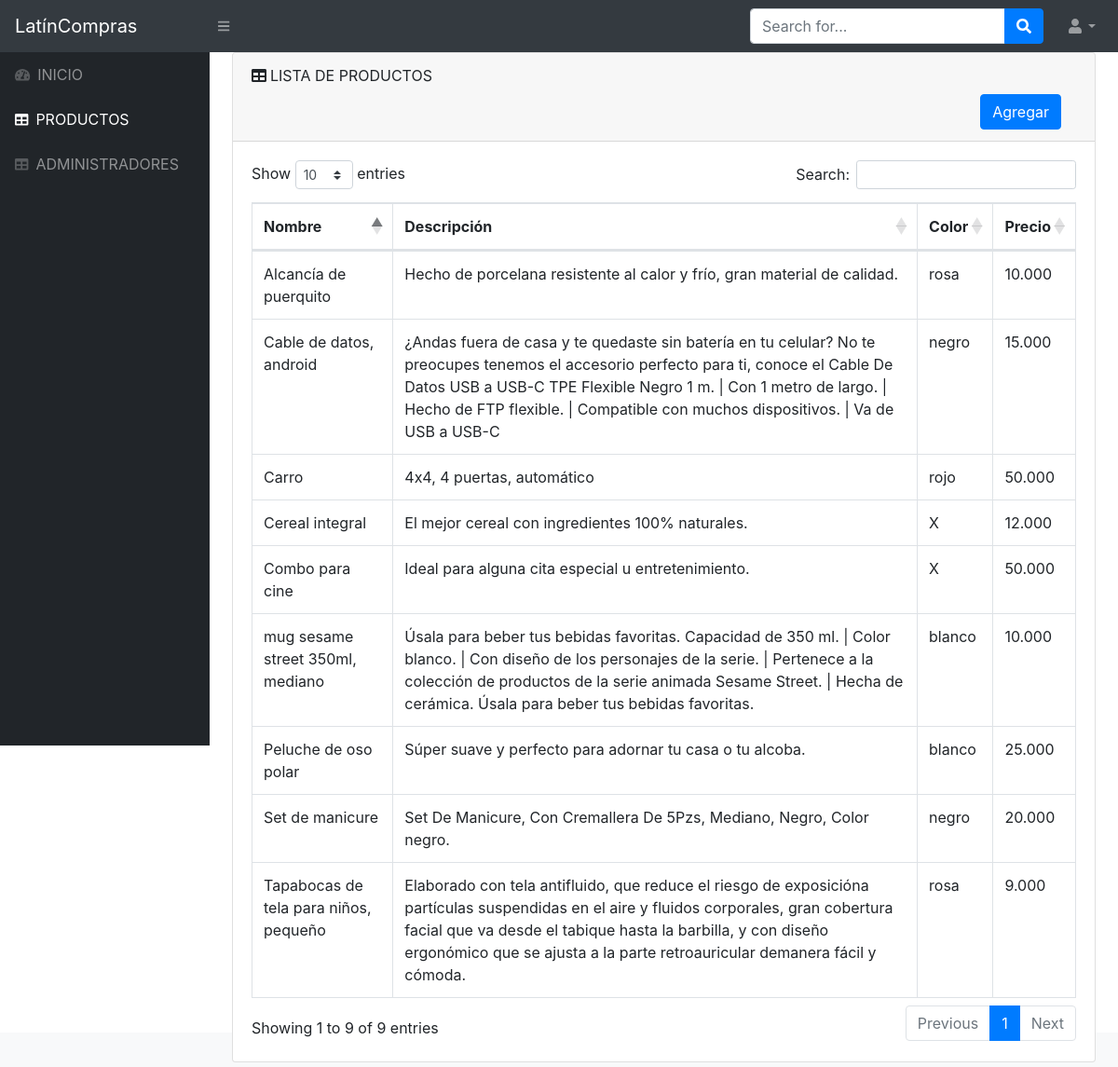
The page /productos.php on the database its author committed.
### tables this page shows
CREATE TABLE `productos` (
  `productos_ID` int(3) NOT NULL,
  `nom_pro` varchar(100) NOT NULL,
  `des_pro` varchar(300) NOT NULL,
  `color_pro` varchar(15) NOT NULL,
  `precio_pro` varchar(6) NOT NULL
);

### productos.php (the view, shortened to what this page needs)
<?php
	$conexion=mysqli_connect('localhost','root','','sistema');
?>
<!DOCTYPE html>
<html lang="es">
    <head>
		<link href="css/styles.css" rel="stylesheet" />
		<link href="https://cdn.datatables.net/1.10.20/css/dataTables.bootstrap4.min.css" rel="stylesheet" />
	</head>
	<body class="sb-nav-fixed">
		<nav class="sb-topnav navbar navbar-expand navbar-dark bg-dark">
			<a class="navbar-brand" href="principal.php">LatínCompras</a><button class="btn btn-link btn-sm order-1 order-lg-0" id="sidebarToggle" href="#"><i class="fas fa-bars"></i></button
			>
			<form class="d-none d-md-inline-block form-inline ml-auto mr-0 mr-md-3 my-2 my-md-0">
				<div class="input-group">
					<input class="form-control" type="text" placeholder="Search for..." aria-label="Search" aria-describedby="basic-addon2" />
					<div class="input-group-append">
						<button class="btn btn-primary" type="button"><i class="fas fa-search"></i></button>
					</div>
				</div>
			</form>
			<ul class="navbar-nav ml-auto ml-md-0">
				<li class="nav-item dropdown">
					<a class="nav-link dropdown-toggle" id="userDropdown" href="#" role="button" data-toggle="dropdown" aria-haspopup="true" aria-expanded="false"><i class="fas fa-user fa-fw"></i></a>
				</li>
			</ul>
		</nav>
		<div id="layoutSidenav">
			<div id="layoutSidenav_nav">
				<nav class="sb-sidenav accordion sb-sidenav-dark" id="sidenavAccordion">
					<div class="sb-sidenav-menu">
						<div class="nav">
							<a class="nav-link" href="principal.php"
							><div class="sb-nav-link-icon"><i class="fas fa-tachometer-alt"></i></div>
								INICIO</a>
									<a class="nav-link" href="productos.php">
										<div class="sb-nav-link-icon"><i class="fas fa-table"></i></div>
										PRODUCTOS</a>
										<a class="nav-link" href="tabla.php">
											<div class="sb-nav-link-icon"><i class="fas fa-table"></i></div>
										ADMINISTRADORES</a>
						</div>
					</div>
				</nav>
			</div>
			<div id="layoutSidenav_content">
				<main>
					<div class="container-fluid">
						<div class="card mb-4">
							<div class="card-header"><i class="fas fa-table mr-1"></i>LISTA DE PRODUCTOS
								<a class="nav-link" href="agregar.php">
								<button  type="button" class="btn btn-primary float-right" data-toggle="modal" data-target="#ventana_modal"
								 >Agregar</button></a>
							</div>
							<div class="card-body">
								<div class="table-responsive">
									<table class="table table-bordered" id="dataTable" width="100%" cellspacing="0">
										<thead>
											<tr>
												<th>Nombre</th>
												<th>Descripción</th>
												<th>Color</th>
												<th>Precio</th>
											</tr>
										</thead>
										<tbody>
											<?php
		                                    $sql="SELECT * from productos";
		                                    $result=mysqli_query($conexion,$sql);
		                                    while($row=mysqli_fetch_array($result)){
		                                    ?>
												<tr>
													<td><?php echo $row['nom_pro']; ?></td>
													<td><?php echo $row['des_pro']; ?></td>
													<td><?php echo $row['color_pro']; ?></td>
													<td><?php echo $row['precio_pro']; ?></td>
												</tr>
											<?php } ?>
										</tbody>
									</table>
								</div>
								</div>
								</div>
											</div>
					</main>
						</div>
					</div>
			<div id="layoutSidenav_content">
			</div>
	</body>
</html>

### rows shown on the page
productos: nom_pro "Alcancía de puerquito", des_pro "Hecho de porcelana resistente al calor y frío, gran material de calidad.", color_pro "rosa", precio_pro "10.000"
productos: nom_pro "Combo para cine", des_pro "Ideal para alguna cita especial u entretenimiento.", color_pro "X", precio_pro "50.000"
productos: nom_pro "Cereal integral", des_pro "El mejor cereal con ingredientes 100% naturales.", color_pro "X", precio_pro "12.000"
productos: nom_pro "Peluche de oso polar", des_pro "Súper suave y perfecto para adornar tu casa o tu alcoba.", color_pro "blanco", precio_pro "25.000"
productos: nom_pro "Set de manicure", des_pro "Set De Manicure, Con Cremallera De 5Pzs, Mediano, Negro, Color negro.", color_pro "negro", precio_pro "20.000"
productos: nom_pro "Tapabocas de tela para niños, pequeño", des_pro "Elaborado con tela antifluido, que reduce el riesgo de exposicióna partículas suspendidas en el aire y fluidos corporales, gran cobertura facial que va desde el tabique hasta la barbilla, y con diseño ergonómico que se ajusta a la parte retroauricular demanera fácil y cómoda.", color_pro "rosa", precio_pro "9.000"
productos: nom_pro "mug sesame street 350ml, mediano", des_pro "Úsala para beber tus bebidas favoritas. Capacidad de 350 ml. | Color blanco. | Con diseño de los personajes de la serie. | Pertenece a la colección de productos de la serie animada Sesame Street. | Hecha de cerámica. Úsala para beber tus bebidas favoritas.", color_pro "blanco", precio_pro "10.000"
productos: nom_pro "Cable de datos, android", des_pro "¿Andas fuera de casa y te quedaste sin batería en tu celular? No te preocupes tenemos el accesorio perfecto para ti, conoce el Cable De Datos USB a USB-C TPE Flexible Negro 1 m. | Con 1 metro de largo. | Hecho de FTP flexible. | Compatible con muchos dispositivos. | Va de USB a USB-C", color_pro "negro", precio_pro "15.000"
productos: nom_pro "Carro", des_pro "4x4, 4 puertas, automático", color_pro "rojo", precio_pro "50.000"
